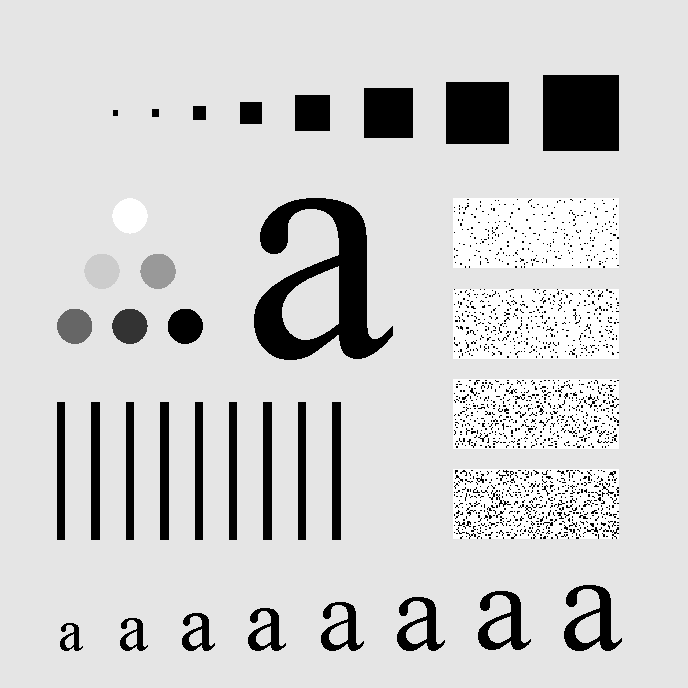
#> input picture Fourier_Transform/images/Characters_Test_Pattern.tif, 688 x 688 px
$ jupyter execute 'Discrete Fourier Transform.ipynb'
#> lines starting #> are read from the running program, lines starting #| are printed output that depends on the picture
[cell 1]
import numpy as np
import matplotlib.pyplot as plt
import cv2

### Loading the original image

[cell 2]
#original_image = cv2.imread('./images/flower.jpg',cv2.IMREAD_GRAYSCALE)
original_image= cv2.imread('./images/Characters_Test_Pattern.tif',0)
#> original_image is the input picture: shape (688, 688); min 0, max 255, mean 207.3
original_image = cv2.resize(original_image, (128, 128))
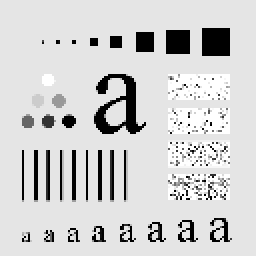
#> original_image: shape (128, 128) (shown 2 times larger); min 0, max 255, mean 207.3
print(f'shape of the image: {original_image.shape}')
#| shape of the image: (128, 128)
plt.imshow(original_image,cmap='gray')
plt.title('Original Image')
plt.show()

img_arr = np.array(original_image)
print(f"min pixel intensity: {np.min(img_arr)}")
#| min pixel intensity: 0
print(f"max pixel intensity: {np.max(img_arr)}")
#| max pixel intensity: 255

The DFT equation for 2D Image.
$$
F(u, v) = \sum_{x=0}^{M-1} \sum_{y=0}^{N-1} f(x, y) \cdot e^{-j 2 \pi \left( \frac{ux}{M} + \frac{vy}{N} \right)}
$$

### Funciton for DFT (spatial Domain to Frequency Domain)

[cell 3]
def cal_dft(image):
    height, width = image.shape
#> height = 128; width = 128
    M, N = height, width
#> M = 128; N = 128
    dft_result = np.zeros((height, width), dtype=complex)

    for u in range(M):
        for v in range(N):
            sum_complex = 0
            for x in range(M):
                for y in range(N):
                    pixel_val = image[x,y]
                    sum_complex += np.exp(-2j * np.pi * ((u * x / M) + (v * y / N)))
            dft_result[u,v] = sum_complex

    return dft_result
